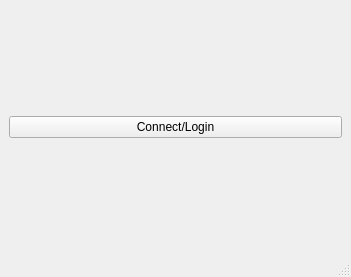
<?xml version="1.0" encoding="UTF-8"?>
<ui version="4.0">
 <class>MainWindow</class>
 <widget class="QMainWindow" name="MainWindow">
  <property name="geometry">
   <rect>
    <x>0</x>
    <y>0</y>
    <width>351</width>
    <height>277</height>
   </rect>
  </property>
  <property name="windowTitle">
   <string>MainWindow</string>
  </property>
  <widget class="QWidget" name="centralwidget">
   <layout class="QVBoxLayout" name="verticalLayout">
    <item>
     <widget class="QPushButton" name="pushButton_connect">
      <property name="text">
       <string>Connect/Login</string>
      </property>
     </widget>
    </item>
   </layout>
  </widget>
  <widget class="QMenuBar" name="menubar">
   <property name="geometry">
    <rect>
     <x>0</x>
     <y>0</y>
     <width>351</width>
     <height>22</height>
    </rect>
   </property>
  </widget>
  <widget class="QStatusBar" name="statusbar"/>
 </widget>
 <resources/>
 <connections/>
</ui>
